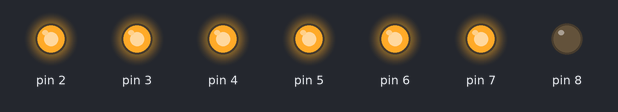
The sketch below on a simulated Arduino Uno, built with avr-gcc and run on an emulated ATmega328P. Shown: output pins drawn as LEDs (lit = HIGH).

Above: at 0.12 s.
At 1.37 s:
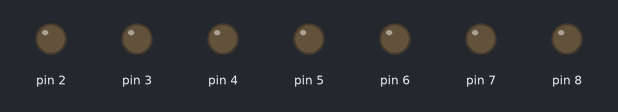
At 2.62 s:
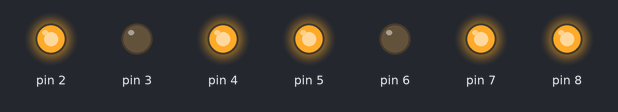
Timing chart, 0 to 3.0 s (numbered marks = the images above):
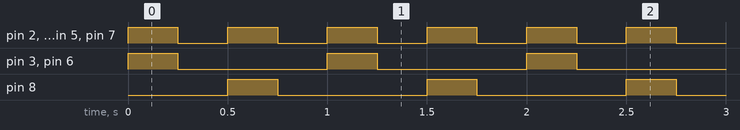

The sketch:

example11.ino
```cpp
void setup() {
  // put your setup code here, to run once:
  pinMode(2,OUTPUT); //a
  pinMode(3,OUTPUT); //b
  pinMode(4,OUTPUT); //c
  pinMode(5,OUTPUT); //d
  pinMode(6,OUTPUT); //e
  pinMode(7,OUTPUT); //f
  pinMode(8,OUTPUT); //g
  int find[] = {2,3,4,5,6,7,8};
  for(int j = 2; j <= 8; j++){
    digitalWrite(j, LOW);
  }
}

void loop() {
  // put your main code here, to run repeatedly:

  for(int j = 2; j <= 7; j++){
    digitalWrite(j, HIGH);
  } delay(250);

  for(int j = 2; j <= 8; j++){
    digitalWrite(j, LOW);
  } delay(250);
jo();
}
void jo(){
   digitalWrite(2,HIGH);
  digitalWrite(7,HIGH);
  digitalWrite(8,HIGH);
  digitalWrite(4,HIGH);
  digitalWrite(5,HIGH);
  delay(250);

   for(int j = 2; j <= 8; j++){
    digitalWrite(j, LOW);
  }

  delay(250);

}
```

Measured:
- by itself, pin 2, pin 4, pin 5, pin 7: alternates HIGH for 0.25 s and LOW for 0.25 s
- by itself, pin 3, pin 6, pin 8: alternates HIGH for 0.25 s and LOW for 0.75 s
- by itself, everything shown: repeats every 1.0 s, in 4 steps
